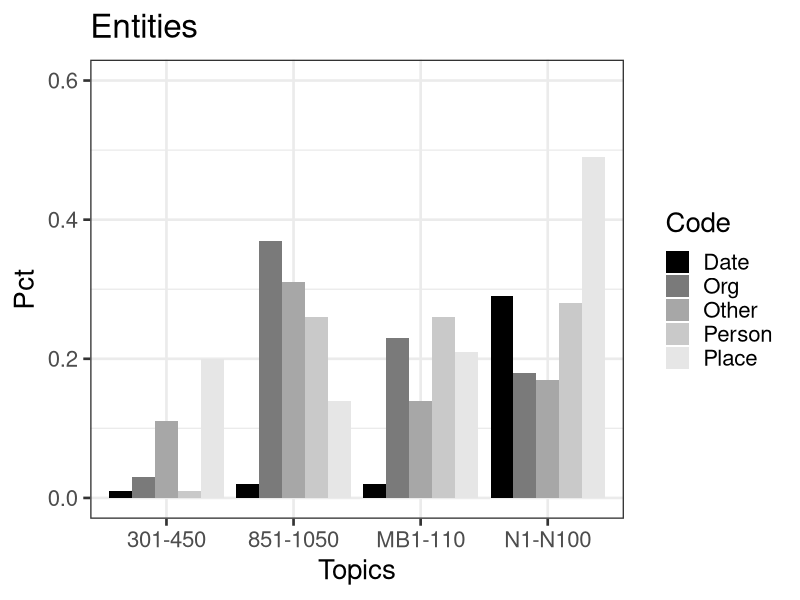
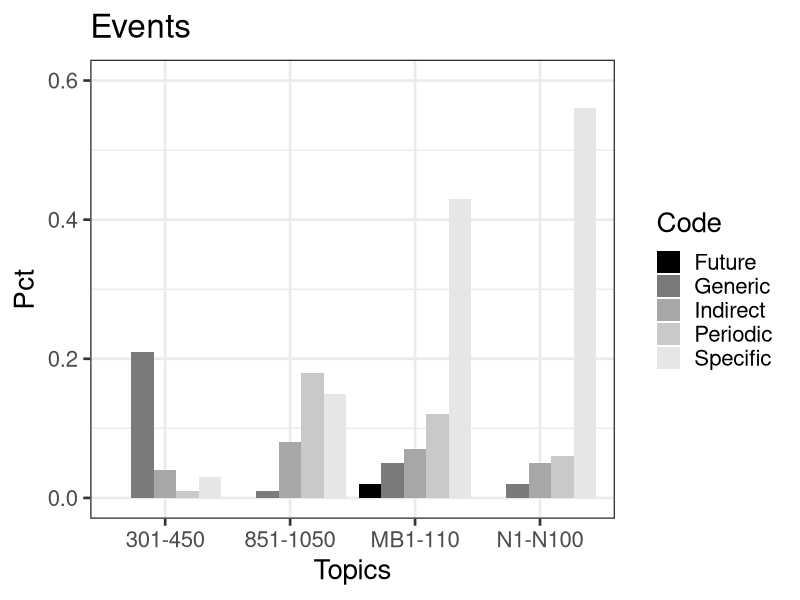
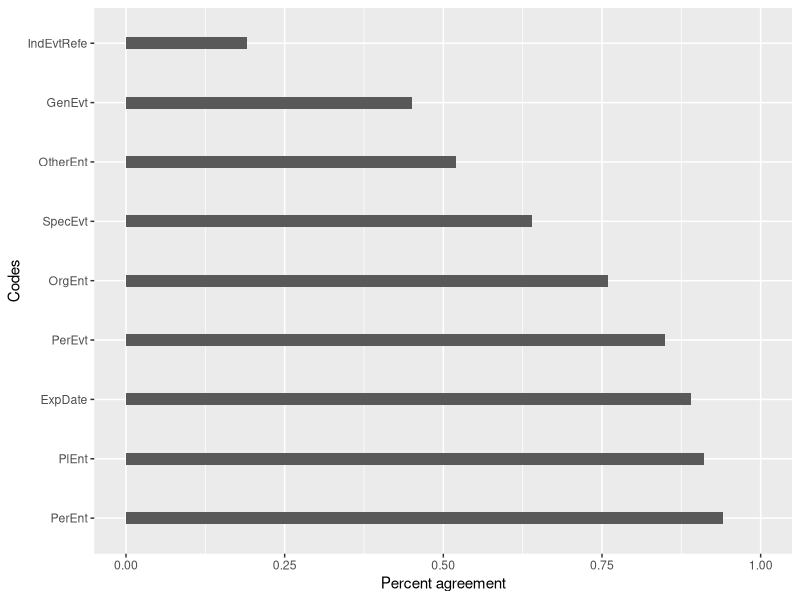

Source code (R) for these figures, in order:
setwd("/Users/cwillis/dev/uiucGSLIS/sigir-2016-queries/plots")

library(ggplot2)
pdf("topic-groups-ent.pdf");
ent <- read.csv("topic-groups-ent.dat", header=T)
ggplot(ent, aes(factor(Topic), Pct, fill = Code)) + 
  geom_bar(stat="identity", position = "dodge") + 
  labs(x="Topics", x="Percent", title="Entities") +
  scale_fill_grey(start = 0, end = .9) +
  theme_bw(base_size=20) +
  ylim(0, 0.6)
dev.off()

pdf("topic-groups-evt.pdf");
evt <- read.csv("topic-groups-evt.dat", header=T)
ggplot(evt, aes(factor(Topic), Pct, fill = Code)) + 
  geom_bar(stat="identity", position = "dodge") + 
  labs(x="Topics", x="Percent", title="Events") +
  scale_fill_grey(start = 0, end = .9) +
  theme_bw(base_size=20) +
  ylim(0, 0.6)
dev.off()


ag <- read.csv("coder-agreement.dat", header=T)
gp <- ggplot(ag, aes(reorder(Code, -Agreement), Agreement)) + 
  geom_bar(width=0.2, stat = "identity", position = position_dodge(width=1)) + 
  coord_flip() + 
  theme_set(theme_gray(base_size = 10)) + 
  labs(y="Percent agreement", x="Codes")  + ylim(0, 1) 
ggsave(gp, file="coder-agreement.pdf", width=6, height=2)

